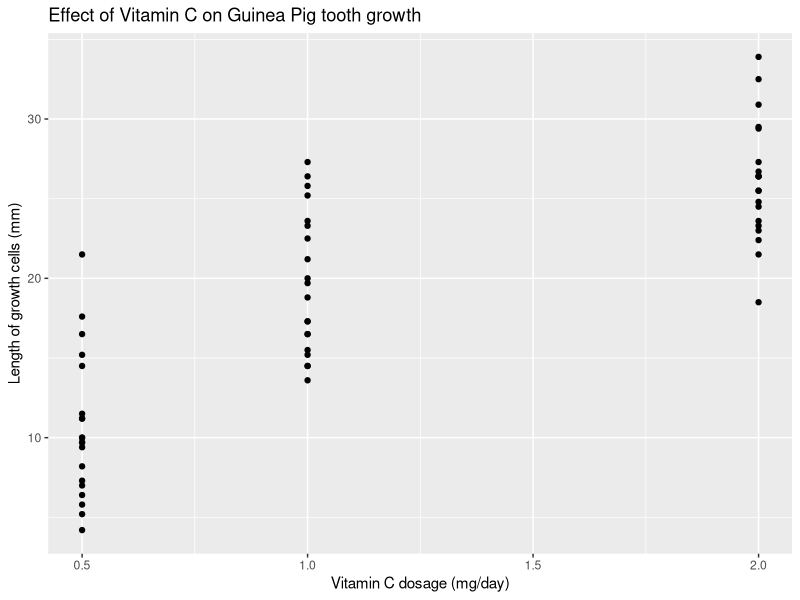
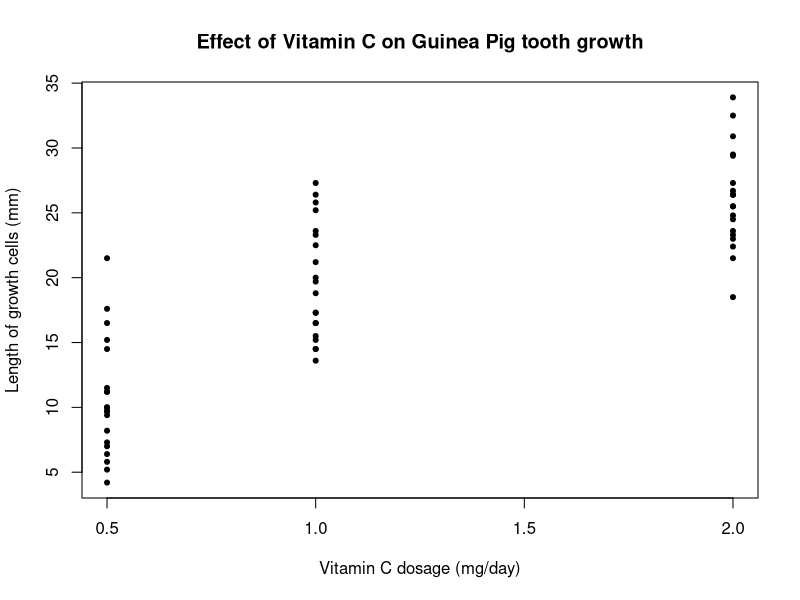

Reproduce these figures in R, in order. (Note: this script raises an error after producing the figures.)
###################################
###################################
########                   ########
########   Data Science 1  ########
########       Lab 7       ######## 
########   5th Dec. 2023   ########
########                   ########
###################################
###################################


# Lets load up the dataset 'ToothGrowth', which shows the result
# of an experiment looking at the effect of vitamin C on tooth growth
# in guinea pigs


data('ToothGrowth')
?ToothGrowth
d <- ToothGrowth


# 1.1
# Plot the tooth growth against the dose of vitamin C given

library(ggplot2)
ggplot(data=d,mapping=aes(x=dose,y=len)) +
geom_point() +
xlab(label="Vitamin C dosage (mg/day)") +
ylab(label = "Length of growth cells (mm)") +
labs(title='Effect of Vitamin C on Guinea Pig tooth growth')

png(filename = 'example_plot.png', height = 400, width = 600)
plot(d$dose,d$len, pch=20,
     xlab="Vitamin C dosage (mg/day)",
     ylab = "Length of growth cells (mm)",
     main= 'Effect of Vitamin C on Guinea Pig tooth growth')
dev.off()

# 1.2 Run a linear regression exploring the association between vitamin C
# and tooth growth in Guinea pigs.

tooth_growth_vc <- lm(len~dose, data=d)

# 1.3 Which variable did you use as your outcome variable? Why?

# We used tooth growth as the outcome because the hypothesis is that tooth growth is causally affected by the dosage of vitamin C
# ... because tooth growth is the outcome of the experimental design
# ... because we are manipulating the dosage and measuring the change in tooth growth as a result


# 1.4 Interpret the estimates for the intercept and the slope of the regression line

summary(tooth_growth_vc)

# The estimate for the intercept is 7.4 mm. This means that the predicted tooth length
# Of a Guinea pig that was NOT given any VC is 7.4mm
# The estimate of the slope is 9.8mm. This means that for each additional mg/day of VC administered, the Guinea pigs are predicted to grow an additional 9.8mm

# 1.5 Extract the 96 % confidence intervals for the slope and the intercepts and interpret them

confint(tooth_growth_vc, level=0.96)

# We have 96% CONFIDENCE that the true value of the intercept is between 4.8 and 10.1 mm,and that the true value of the effect of 1mg/day of VC is between 7.8 and 11.8mm

# In 96% of samples we would expect the true value of the intercept and slope to fall within our confidence intervals.

# 1.6 Interpret the p-values of the slope estimate. 

# The probability of seeing a slope as steep as the one we've observed (a number as extreme as 9.76) IF the true slope was 0 is 10^(-14).

# We can say therefore that we reject the null hypothesis at a 0.001 level and that this study provides support for the hypothesis that VC affects tooth growth in Guinea pigs

# 1.7 What is the connection between the confidence intervals and the p-values? 

# IF an X% confidence interval doesn't contain 0, then the p-value for that estimate will be significant at the (1-X)% level.

# E.G if a 97% CI doesnt contain 0, the p-value will be smaller than 0.03
# If a 95% confidence interval does contain 0, the p-value will be greater than 0.05




# 1.8 Using the function predict() calculate the estimate and confidence interval for the predicted rate of tooth growth when the prescribed dose is 1.2 mg/day

new_data <- data.frame(dose=1.2)
predict(tooth_growth_vc, newdata=new_data, interval='confidence', level = 0.95)

a + bx = 
7.4225 +9.7636*1.2

# 1.9 Now get the confidence intervals for all possible values of the dosage between 0 and 2 mg/day, spaced out 0.01 mg/day from each other

new_data <- data.frame(dose=seq(0,2,0.01))

predictions <- as.data.frame(predict(tooth_growth_vc, newdata=new_data, interval='confidence', level = 0.95))



# 1.10 plot the predicted values, upper, and lower confidence intervals as lines on the data

plot(d$dose,d$len, pch=20)
# lines(new_data$dose, predictions$fit)
abline(tooth_growth_vc)

lines(new_data$dose, predictions$upr, lty='dotdash')
lines(new_data$dose, predictions$lwr, lty='dotdash')


# 1.11 Compare this to using geom_smooth(method=lm) using ggplot2

ggplot(d, aes(dose,len))+
geom_point()+
geom_smooth(method='lm')


#####################
####    Loops    ####
#####################

# Loops are algorithms that repeat a procedure over and over until they are instructed to stop.
# There are two main kinds:
# FOR loops iterate over a predetermined set (vector, list, etc)
fruits <- c('apple','banana', 'pineapple','mango','orange')
for(i in fruits){
  print(paste('My favourite fruit is',i,sep=': '))
}

useless_function <- function(n){
  for (i in 1:n){
    print(paste0(i,'. This number is: ', c('even','odd')[i%%2 +1]))
  }
}
useless_function(7)

### 2.1 
data(iris)

# Write a for loop that iterates over the column names of the iris dataset and print each together with the number of characters in the column name in parenthesis. Example output: Sepal.Length (12). To get the number of characters use the function nchar().


# Next, WHILE loops continue to loop until the boolean statment in the defining parentheses, e.g.

### 2.2 How many numbers do you need in the sequence 1*2*3*4*5*... before the product exceeds 10 million?
# Use a while loop to get the answer
